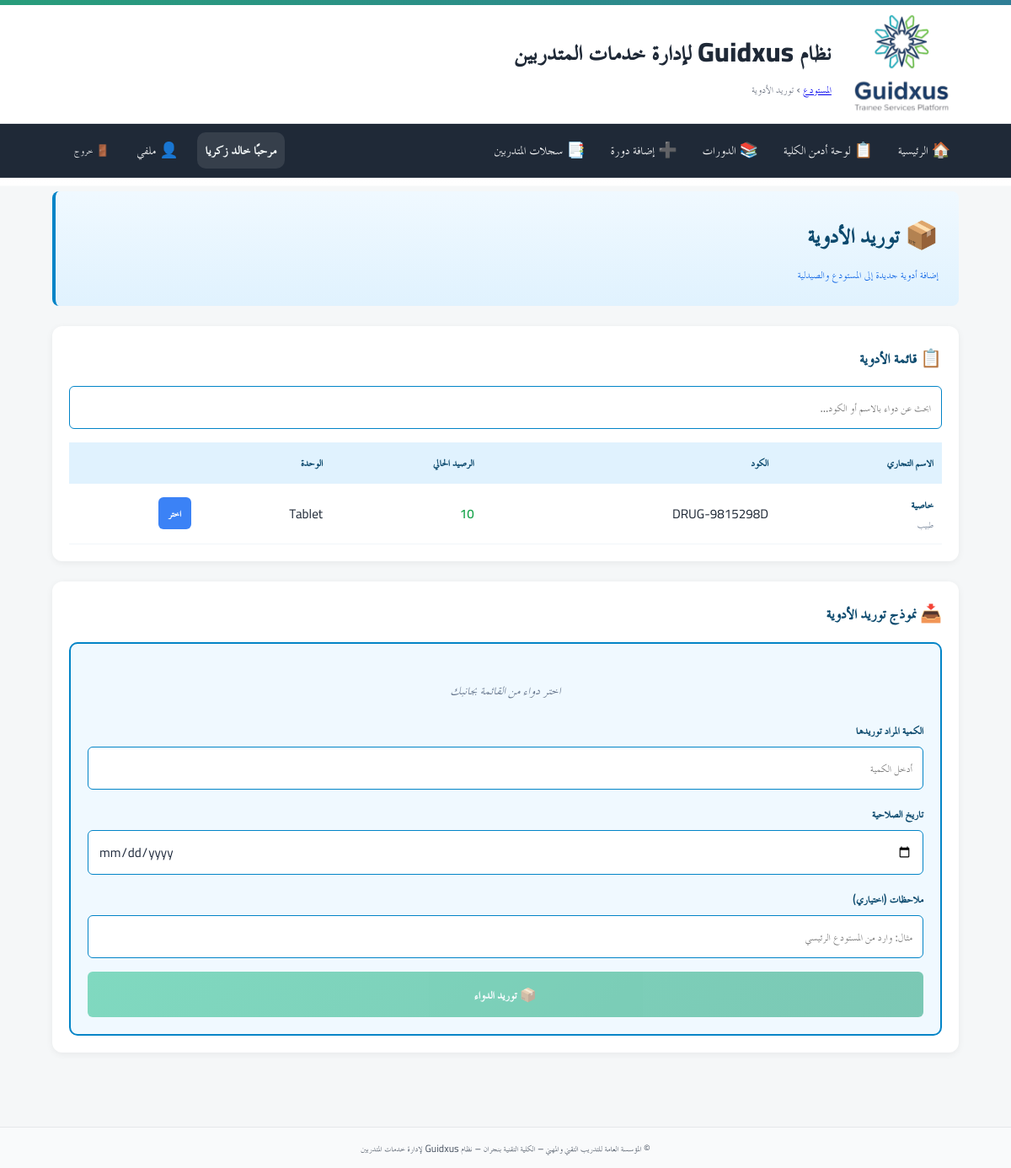
Screenshot of /inventory/dispense-drugs (signed in) with the database file from the repository.
### app/models.py (models this page shows)
class User(Base):
    __tablename__ = "users"
    id = Column(Integer, primary_key=True, autoincrement=True)
    full_name = Column(String(255), nullable=False)
    username = Column(String(100), unique=True, nullable=False, index=True)
    password_hash = Column(String(255), nullable=False)
    is_admin = Column(Boolean, default=False, nullable=False)   # سوبر أدمن (صلاحيات كاملة)
    is_college_admin = Column(Boolean, default=False, nullable=False)  # أدمن كلية (صلاحيات في نطاق كلية واحدة)
    college_admin_college = Column(String(255), nullable=True)  # الكلية التي يديرها أدمن الكلية
    is_hod = Column(Boolean, default=False, nullable=False)      # رئيس قسم؟
    is_doc = Column(Boolean, default=False, nullable=False)      # 👈 طبيب الكلية (جديد)
    doctor_college = Column(String(255), nullable=True)          # الكلية التي يعمل فيها الطبيب
    hod_college = Column(String(255), nullable=True)             # كلية رئيس القسم (إن وُجد)
    is_active = Column(Boolean, default=True, nullable=False)
    must_change_password = Column(Boolean, default=True, nullable=False)  # يجب تغيير كلمة المرور عند أول دخول
    created_at = Column(DateTime, server_default=func.now(), nullable=False)
    updated_at = Column(DateTime, onupdate=func.now())
    headed_departments = relationship(
        "Department",
        back_populates="head_user",
        foreign_keys="Department.head_user_id",
        lazy="selectin",
    )
    login_logs = relationship(
        "LoginLog",
        back_populates="user",
        cascade="all, delete-orphan",
        passive_deletes=True,
        lazy="selectin",
    )

### tables this page shows
CREATE TABLE warehouse_stock (
            id INTEGER PRIMARY KEY AUTOINCREMENT,
            drug_id INTEGER UNIQUE NOT NULL,
            balance_qty INTEGER DEFAULT 0,
            last_updated TIMESTAMP DEFAULT CURRENT_TIMESTAMP, college VARCHAR(255) NULL, college_id VARCHAR(255) DEFAULT NULL,
            FOREIGN KEY (drug_id) REFERENCES drugs(id)
        );

CREATE TABLE drugs (
            id INTEGER PRIMARY KEY AUTOINCREMENT,
            drug_code TEXT UNIQUE NOT NULL,
            trade_name TEXT NOT NULL,
            generic_name TEXT,
            strength TEXT,
            form TEXT,
            unit TEXT,
            reorder_level INTEGER DEFAULT 0,
            is_active BOOLEAN DEFAULT 1,
            created_at TIMESTAMP DEFAULT CURRENT_TIMESTAMP
        , manufacturer TEXT, created_by INTEGER, updated_by INTEGER, updated_at TIMESTAMP, college VARCHAR(255) NULL, college_id VARCHAR(255) DEFAULT NULL);

### app/routers/inventory.py (the view)
@router.get("/dispense-drugs")
def dispense_drugs_page(
    request: Request,
    user=Depends(require_doc),
    current_user=Depends(get_current_user),
    db: Session = Depends(get_db)
):
    user_college = get_user_college(current_user)
    where_college = ""
    params = {}
    if current_user and current_user.doctor_college:
        where_college = "WHERE d.college_id=:college_id"
        params["college_id"] = current_user.doctor_college
    drugs_data = db.execute(text(f'''
        SELECT
            d.id,
            d.drug_code,
            d.trade_name,
            d.generic_name,
            d.strength,
            d.form,
            d.unit,
            ws.balance_qty as warehouse_qty,
            ps.balance_qty as pharmacy_qty
        FROM drugs d
        LEFT JOIN warehouse_stock ws ON d.id = ws.drug_id
        LEFT JOIN pharmacy_stock ps ON d.id = ps.drug_id
        {where_college}
        ORDER BY d.trade_name
    '''), params).fetchall()
    drugs = [
        {
            'id': row[0],
            'drug_code': row[1],
            'trade_name': row[2],
            'generic_name': row[3],
            'strength': row[4],
            'form': row[5],
            'unit': row[6],
            'warehouse_qty': row[7] or 0,
            'pharmacy_qty': row[8] or 0,
        }
        for row in drugs_data
    ]
    query = db.query(FirstAidBox)
    query = filter_by_college(query, FirstAidBox, current_user)
    boxes = query.all()
    return templates.TemplateResponse("inventory/stock_moves.html", {
        "request": request,
        "drugs": drugs,
        "boxes": boxes
    })

### app/templates/inventory/stock_moves.html (shortened to what this page needs)
{% extends "base.html" %}
{% block breadcrumb %}
  <a href="/inventory/">المستودع</a> › <span>توريد الأدوية</span>
{% endblock %}
{% block content %}
<div class="page-header">
  <h1 class="page-title">📦 توريد الأدوية</h1>
  <p class="page-subtitle">إضافة أدوية جديدة إلى المستودع والصيدلية</p>
</div>
<div class="main-content">
  <div class="section">
    <h2 class="section-title">📋 قائمة الأدوية</h2>
    <div class="search-bar">
      <input
        type="text"
        id="supplyDrugSearch"
        placeholder="ابحث عن دواء بالاسم أو الكود..."
      >
    </div>
    <div class="table-container">
      <table class="drugs-table">
        <thead>
          <tr>
            <th>الاسم التجاري</th>
            <th>الكود</th>
            <th>الرصيد الحالي</th>
            <th>الوحدة</th>
            <th></th>
          </tr>
        </thead>
        <tbody id="supplyDrugsTableBody">
          {% if drugs %}
            {% for drug in drugs %}
            <tr class="supply-drug-row" data-drug-id="{{ drug.id }}">
              <td>
                <span class="drug-name">{{ drug.trade_name }}</span>
                {% if drug.generic_name %}
                  <div style="font-size: 0.8rem; color: #64748b;">{{ drug.generic_name }}</div>
                {% endif %}
              </td>
              <td>{{ drug.drug_code }}</td>
              <td>
                <span class="qty-normal">
                  {{ drug.warehouse_qty }}
                </span>
              </td>
              <td>{{ drug.unit }}</td>
              <td>
                <button
                  class="select-drug-btn"
                  onclick="selectSupplyDrug({{ drug.id }}, '{{ drug.trade_name }}', '{{ drug.unit }}')"
                >
                  اختر
                </button>
              </td>
            </tr>
            {% endfor %}
          {% else %}
            <tr>
              <td colspan="5" class="no-drug-message">لا توجد أدوية في النظام</td>
            </tr>
          {% endif %}
        </tbody>
      </table>
    </div>
  </div>
  <div class="section">
    <h2 class="section-title">📥 نموذج توريد الأدوية</h2>
    <form class="action-form" onsubmit="submitSupply(event)">
      <div id="selectedSupplyDrugInfo" class="no-drug-message">اختر دواء من القائمة بجانبك</div>
      <div class="form-group">
        <label for="supplyQuantityInput">الكمية المراد توريدها</label>
        <input
          type="number"
          id="supplyQuantityInput"
          name="quantity"
          min="1"
          placeholder="أدخل الكمية"
          required
        >
      </div>
      <div class="form-group">
        <label for="supplyExpiryDate">تاريخ الصلاحية</label>
        <input
          type="date"
          id="supplyExpiryDate"
          name="expiry_date"
          placeholder="اختر تاريخ الانتهاء"
        >
      </div>
      <div class="form-group">
        <label for="supplyNotes">ملاحظات (اختياري)</label>
        <input
          type="text"
          id="supplyNotes"
          name="notes"
          placeholder="مثال: وارد من المستودع الرئيسي"
        >
      </div>
      <button type="submit" class="action-btn supply-btn" id="supplyBtn" disabled>
        📦 توريد الدواء
      </button>
    </form>
  </div>
</div>
{% endblock %}

### app/templates/base.html (shortened to what this page needs)
<!doctype html>
<html lang="ar" dir="rtl">
<head>
  <link rel="stylesheet" href="/static/css/app.css">
  <link rel="stylesheet" href="/static/css/custom.css">
</head>
<body>
  <header class="site-header">
    <div class="topband"></div>
    <div class="header-inner">
      {% if ui_logo_url %}
        <img src="{{ ui_logo_url }}" alt="{{ app_name or 'Logo' }}" class="logo">
      {% else %}
        <img src="/static/images/favicon.ico" alt="{{ app_name or 'Logo' }}" class="logo">
      {% endif %}
      <div class="titles">
        <h1 class="site-title">نظام Guidxus لإدارة خدمات المتدربين</h1>
        <div class="breadcrumb">{% block breadcrumb %}{% endblock %}</div>
      </div>
    </div>
  </header>
  <nav class="main-nav">
    <div class="nav-inner">
      <a href="/">🏠 الرئيسية</a>
      {% set cu = request.session.get('user') %}
      {% set display_name = (cu.get('full_name') if cu and cu.get('full_name') else (cu.get('username') if cu and cu.get('username') else 'مستخدم')) %}
      {% if cu %}
        {% if cu.get('is_college_admin') %}
          <a href="/admin/">📋 لوحة أدمن الكلية</a>
          <a href="/hod/courses">📚 الدورات</a>
          <a href="/hod/courses/new">➕ إضافة دورة</a>
          <a href="/hod/skills-record">📑 سجلات المتدربين</a>
        {% endif %}
        <div class="navbar-right">
          <span class="greeting">مرحبًا {{ display_name }}</span>
          <a href="/profile/" class="btn-link" title="ملفي الشخصي">👤 ملفي</a>
          <form method="post" action="/auth/logout" style="margin:0;">
            <button class="btn-link btn-logout" title="تسجيل الخروج">🚪 خروج</button>
          </form>
        </div>
      {% else %}
        <div class="nav-spacer"></div>
        <a href="/auth/login">🔐 تسجيل الدخول</a>
      {% endif %}
    </div>
  </nav>
  <main class="container">
    {% block content %}{% endblock %}
  </main>
  <footer class="site-footer">
    <div class="container">
      <small>
        {{ ui_footer or "© المؤسسة العامة للتدريب التقني والمهني – الكلية التقنية بنجران – نظام Guidxus لإدارة خدمات المتدربين" }}
      </small>
    </div>
  </footer>
</body>
</html>

### app/static/css/app.css (style rules this page uses)
:root { --tvtc-green-1:#7EC6A4; --tvtc-green-2:#289D7B; --tvtc-blue-1:#6BB6C8; --tvtc-blue-2:#2F7E96; --tvtc-gray-1:#F5F7F8; --tvtc-gray-2:#E5E7EA; --tvtc-gray-3:#6B7280; --tvtc-black:#1F2937; --tvtc-ivory:#FAFAF7; }
* { box-sizing:border-box; font-family:"Cairo","TraditionalArabicCustom","MajallaCustom","Noto Kufi Arabic","Segoe UI",Arial,sans-serif; }
body { margin:0; background:linear-gradient(180deg,var(--tvtc-ivory),#fff 220px,var(--tvtc-gray-1) 221px); color:var(--tvtc-black); font-size:18px; line-height:1.7; }
.container { max-width:1100px; margin-inline:auto; padding:16px; }
.site-header { background:#fff; border-bottom:1px solid var(--tvtc-gray-2); }
.header-inner { display:flex; align-items:center; gap:16px; padding-block:12px; }
.logo { height:56px; width:auto; filter: drop-shadow(0 1px 0 rgba(0,0,0,.05)); }
.site-title { margin:0; color:var(--tvtc-blue-2); font-weight:700; letter-spacing:.3px; }
.breadcrumb { color:var(--tvtc-gray-3); font-size:.9rem; }
.topband { height:6px; background:linear-gradient(90deg,var(--tvtc-green-2),var(--tvtc-blue-2)); }
.site-footer { margin-top:40px; background:#fff; border-top:1px solid var(--tvtc-gray-2); padding:16px; color:var(--tvtc-gray-3); text-align:center; }
.main-nav { background: #1f2937; color: #fff; border-bottom: 1px solid rgba(255,255,255,.06); }
.main-nav .nav-inner { display: flex; gap: 10px; align-items: center; padding: 10px 12px; max-width: 1100px; margin: 0 auto; }
.main-nav a { color:#fff; text-decoration:none; padding:6px 10px; border-radius:8px; }
.main-nav form { margin-inline-start: auto; }
.btn-link { background: transparent; color: #fff; border: 0; cursor: pointer; padding: 6px 10px; border-radius: 8px; }

### app/static/css/custom.css (style rules this page uses)
.nav-inner a { display: inline-flex; align-items: center; gap: 6px; color: #fff; text-decoration: none; padding: 6px 10px; border-radius: 8px; }
.nav-inner .btn-link { display: inline-flex; align-items: center; gap: 6px; background: transparent; color: #fff; border: 0; cursor: pointer; padding: 6px 10px; border-radius: 8px; }
.navbar-right { display: flex; align-items: center; gap: 12px; }
.greeting { font-weight: 700; color: #f0f5f6; background: rgba(255, 255, 255, 0.10); padding: 6px 10px; border-radius: 10px; }
.btn-logout { margin-left: 40px; }
.btn-logout { margin-left: 16px; }
.site-footer { background: #f9fafb; padding: 12px 0; text-align: center; font-size: .9rem; color: #4b5563; }

### app/templates/base.html (style rules this page uses)
:root { --container: 1100px; }
.container { max-width: var(--container); margin: 0 auto; padding: 0 12px; }
.site-header .header-inner { display: flex; align-items: center; gap: 25px; padding: 10px 10px; width: 100%; }
.site-header .logo { height: 120px; width: auto; margin-right: 60px; background: transparent; }
.site-header .site-title { margin: 0; font-weight: 800; font-size: 2rem; color: #1f2937; }
.main-nav { background: #1f2937; color: #fff; border-bottom: 1px solid rgba(255,255,255,.06); }
.main-nav .nav-inner { display: flex; gap: 10px; align-items: center; padding: 10px 12px; max-width: var(--container); margin: 0 auto; }
.main-nav a { color:#fff; text-decoration:none; padding:6px 10px; border-radius:8px; }
.btn-link { background: transparent; color: #fff; border: 0; cursor: pointer; padding: 6px 10px; border-radius: 8px; }
main.container { padding-top: 16px; padding-bottom: 24px; }
.breadcrumb { color:#6b7280; font-size:.92rem; margin-top:4px; font-weight: normal; }
.site-footer { background:#f9fafb; padding:12px 0; text-align:center; font-size:.9rem; color:#4b5563; }

### rows the page displays
User: full_name "خالد زكريا"
warehouse_stock: trade_name "خاصية", generic_name "طبيب", drug_code "DRUG-9815298D", warehouse_qty "10", unit "Tablet"
